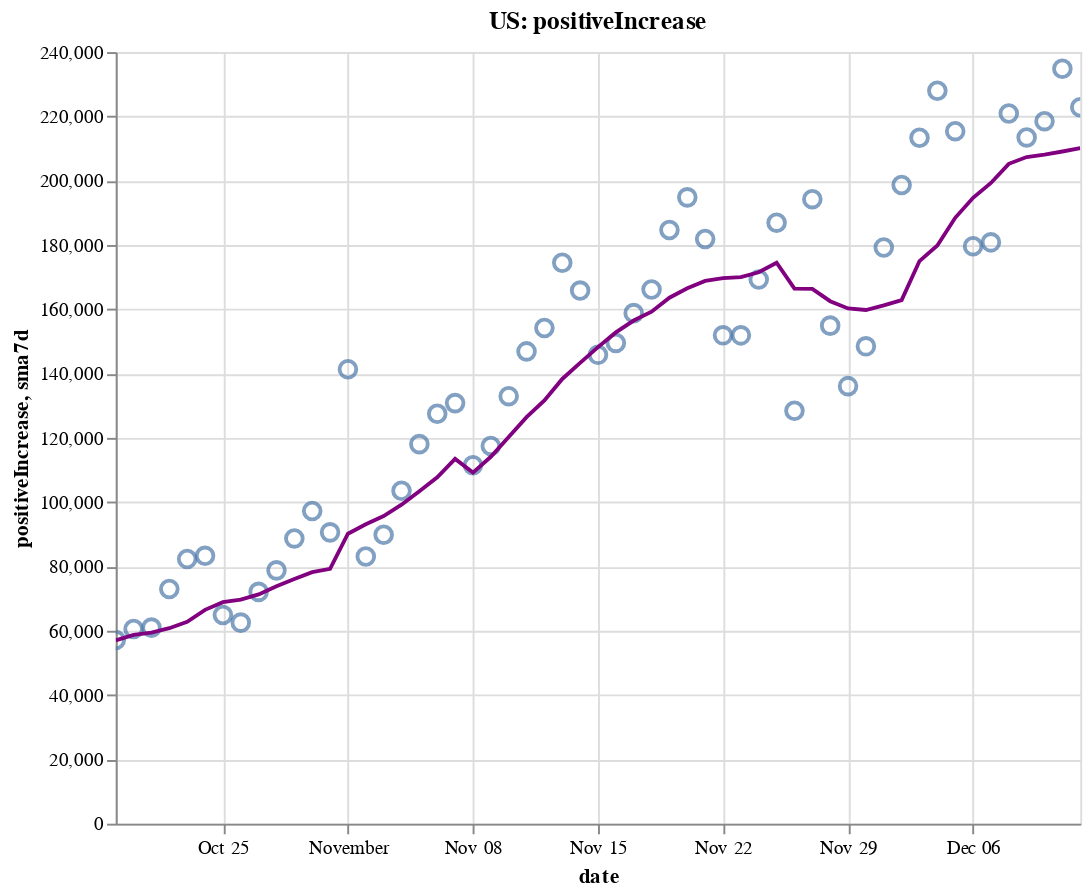

Here is the notebook cell this chart was saved with:
### Code cell
create_plot(us, 'positiveIncrease')

### Figure 1 — Vega-Lite specification as saved in the notebook (floating-point values rounded to 4 significant figures)
{"config": {"view": {"continuousWidth": 400, "continuousHeight": 300}}, "layer": [{"layer": [{"mark": {"type": "point", "size": 75}, "encoding": {"tooltip": [{"type": "temporal", "field": "date"}, {"type": "quantitative", "field": "positiveIncrease"}, {"type": "quantitative", "field": "sma7d"}], "x": {"type": "temporal", "field": "date"}, "y": {"type": "quantitative", "field": "positiveIncrease"}}, "selection": {"selector002": {"type": "interval", "bind": "scales", "encodings": ["x", "y"]}}}, {"mark": {"type": "line", "color": "purple"}, "encoding": {"x": {"type": "temporal", "field": "date"}, "y": {"type": "quantitative", "field": "sma7d"}}}]}, {"mark": {"type": "rule", "color": "#aaa"}, "encoding": {"x": {"type": "temporal", "field": "date"}}, "transform": [{"filter": {"selection": "selector001"}}]}, {"mark": "circle", "encoding": {"opacity": {"condition": {"value": 1, "selection": "selector001"}, "value": 0}, "tooltip": [{"type": "temporal", "field": "date"}, {"type": "quantitative", "field": "positiveIncrease"}, {"type": "quantitative", "field": "sma7d"}], "x": {"type": "temporal", "field": "date"}, "y": {"type": "quantitative", "field": "positiveIncrease"}}, "selection": {"selector001": {"type": "single", "encodings": ["x"], "on": "mouseover", "nearest": true, "empty": "none"}}}, {"mark": {"type": "text", "align": "left", "dx": 5, "dy": -5, "stroke": "white", "strokeWidth": 2}, "encoding": {"text": {"type": "quantitative", "field": "positiveIncrease"}, "tooltip": [{"type": "temporal", "field": "date"}, {"type": "quantitative", "field": "positiveIncrease"}, {"type": "quantitative", "field": "sma7d"}], "x": {"type": "temporal", "field": "date"}, "y": {"type": "quantitative", "field": "positiveIncrease"}}, "transform": [{"filter": {"selection": "selector001"}}]}, {"mark": {"type": "text", "align": "left", "dx": 5, "dy": -5}, "encoding": {"text": {"type": "quantitative", "field": "positiveIncrease"}, "tooltip": [{"type": "temporal", "field": "date"}, {"type": "quantitative", "field": "positiveIncrease"}, {"type": "quantitative", "field": "sma7d"}], "x": {"type": "temporal", "field": "date"}, "y": {"type": "quantitative", "field": "positiveIncrease"}}, "transform": [{"filter": {"selection": "selector001"}}]}], "data": {"name": "data-03fd9e5b4b9e6ab155228e1a14e9186d"}, "height": 400, "title": "US: positiveIncrease", "width": 500, "$schema": "https://vega.github.io/schema/vega-lite/v4.8.1.json", "datasets": {"data-03fd9e5b4b9e6ab155228e1a14e9186d": [{"date": "2020-10-19T00:00:00", "totalTestResultsIncrease": 1142000.0, "positiveIncrease": 57110.0, "death": 212100.0, "deathIncrease": 451.0, "positiveRate": 0.05, "state": "US", "sma7d": 57010.0}, {"date": "2020-10-20T00:00:00", "totalTestResultsIncrease": 978100.0, "positiveIncrease": 60570.0, "death": 212900.0, "deathIncrease": 830.0, "positiveRate": 0.062, "state": "US", "sma7d": 58740.0}, {"date": "2020-10-21T00:00:00", "totalTestResultsIncrease": 965900.0, "positiveIncrease": 60980.0, "death": 213900.0, "deathIncrease": 1025.0, "positiveRate": 0.063, "state": "US", "sma7d": 59420.0}, {"date": "2020-10-22T00:00:00", "totalTestResultsIncrease": 1255000.0, "positiveIncrease": 73000.0, "death": 215100.0, "deathIncrease": 1126.0, "positiveRate": 0.058, "state": "US", "sma7d": 60790.0}, {"date": "2020-10-23T00:00:00", "totalTestResultsIncrease": 1405000.0, "positiveIncrease": 82340.0, "death": 216000.0, "deathIncrease": 941.0, "positiveRate": 0.059, "state": "US", "sma7d": 62810.0}, {"date": "2020-10-24T00:00:00", "totalTestResultsIncrease": 1342000.0, "positiveIncrease": 83320.0, "death": 216900.0, "deathIncrease": 897.0, "positiveRate": 0.062, "state": "US", "sma7d": 66510.0}, {"date": "2020-10-25T00:00:00", "totalTestResultsIncrease": 1197000.0, "positiveIncrease": 64900.0, "death": 217300.0, "deathIncrease": 387.0, "positiveRate": 0.054, "state": "US", "sma7d": 68890.0}, {"date": "2020-10-26T00:00:00", "totalTestResultsIncrease": 1215000.0, "positiveIncrease": 62540.0, "death": 217700.0, "deathIncrease": 399.0, "positiveRate": 0.051, "state": "US", "sma7d": 69660.0}, {"date": "2020-10-27T00:00:00", "totalTestResultsIncrease": 1097000.0, "positiveIncrease": 72100.0, "death": 218600.0, "deathIncrease": 929.0, "positiveRate": 0.066, "state": "US", "sma7d": 71310.0}, {"date": "2020-10-28T00:00:00", "totalTestResultsIncrease": 1129000.0, "positiveIncrease": 78790.0, "death": 219700.0, "deathIncrease": 1045.0, "positiveRate": 0.07, "state": "US", "sma7d": 73860.0}, {"date": "2020-10-29T00:00:00", "totalTestResultsIncrease": 1355000.0, "positiveIncrease": 88730.0, "death": 220700.0, "deathIncrease": 1055.0, "positiveRate": 0.065, "state": "US", "sma7d": 76100.0}, {"date": "2020-10-30T00:00:00", "totalTestResultsIncrease": 1389000.0, "positiveIncrease": 97260.0, "death": 221700.0, "deathIncrease": 947.0, "positiveRate": 0.07, "state": "US", "sma7d": 78230.0}, {"date": "2020-10-31T00:00:00", "totalTestResultsIncrease": 1422000.0, "positiveIncrease": 90610.0, "death": 222600.0, "deathIncrease": 970.0, "positiveRate": 0.064, "state": "US", "sma7d": 79280.0}, {"date": "2020-11-01T00:00:00", "totalTestResultsIncrease": 1203000.0, "positiveIncrease": 141300.0, "death": 223000.0, "deathIncrease": 398.0, "positiveRate": 0.117, "state": "US", "sma7d": 90200.0}, {"date": "2020-11-02T00:00:00", "totalTestResultsIncrease": 1338000.0, "positiveIncrease": 83100.0, "death": 223500.0, "deathIncrease": 474.0, "positiveRate": 0.062, "state": "US", "sma7d": 93130.0}, {"date": "2020-11-03T00:00:00", "totalTestResultsIncrease": 1162000.0, "positiveIncrease": 89860.0, "death": 225000.0, "deathIncrease": 1525.0, "positiveRate": 0.077, "state": "US", "sma7d": 95670.0}, {"date": "2020-11-04T00:00:00", "totalTestResultsIncrease": 1257000.0, "positiveIncrease": 103600.0, "death": 226200.0, "deathIncrease": 1126.0, "positiveRate": 0.082, "state": "US", "sma7d": 99210.0}, {"date": "2020-11-05T00:00:00", "totalTestResultsIncrease": 1598000.0, "positiveIncrease": 118100.0, "death": 227300.0, "deathIncrease": 1155.0, "positiveRate": 0.074, "state": "US", "sma7d": 103400.0}, {"date": "2020-11-06T00:00:00", "totalTestResultsIncrease": 1595000.0, "positiveIncrease": 127500.0, "death": 228500.0, "deathIncrease": 1186.0, "positiveRate": 0.08, "state": "US", "sma7d": 107700.0}, {"date": "2020-11-07T00:00:00", "totalTestResultsIncrease": 1440000.0, "positiveIncrease": 130800.0, "death": 229600.0, "deathIncrease": 1132.0, "positiveRate": 0.091, "state": "US", "sma7d": 113500.0}, {"date": "2020-11-08T00:00:00", "totalTestResultsIncrease": 1268000.0, "positiveIncrease": 111500.0, "death": 230100.0, "deathIncrease": 501.0, "positiveRate": 0.088, "state": "US", "sma7d": 109200.0}, {"date": "2020-11-09T00:00:00", "totalTestResultsIncrease": 1525000.0, "positiveIncrease": 117500.0, "death": 230700.0, "deathIncrease": 580.0, "positiveRate": 0.077, "state": "US", "sma7d": 114100.0}, {"date": "2020-11-10T00:00:00", "totalTestResultsIncrease": 1281000.0, "positiveIncrease": 133000.0, "death": 232100.0, "deathIncrease": 1357.0, "positiveRate": 0.104, "state": "US", "sma7d": 120300.0}, {"date": "2020-11-11T00:00:00", "totalTestResultsIncrease": 1459000.0, "positiveIncrease": 146900.0, "death": 233700.0, "deathIncrease": 1579.0, "positiveRate": 0.101, "state": "US", "sma7d": 126500.0}, {"date": "2020-11-12T00:00:00", "totalTestResultsIncrease": 1500000.0, "positiveIncrease": 154200.0, "death": 234800.0, "deathIncrease": 1111.0, "positiveRate": 0.103, "state": "US", "sma7d": 131600.0}, {"date": "2020-11-13T00:00:00", "totalTestResultsIncrease": 1733000.0, "positiveIncrease": 174500.0, "death": 236100.0, "deathIncrease": 1304.0, "positiveRate": 0.101, "state": "US", "sma7d": 138300.0}, {"date": "2020-11-14T00:00:00", "totalTestResultsIncrease": 1691000.0, "positiveIncrease": 165800.0, "death": 237400.0, "deathIncrease": 1352.0, "positiveRate": 0.098, "state": "US", "sma7d": 143300.0}, {"date": "2020-11-15T00:00:00", "totalTestResultsIncrease": 1634000.0, "positiveIncrease": 145800.0, "death": 238100.0, "deathIncrease": 708.0, "positiveRate": 0.089, "state": "US", "sma7d": 148200.0}, {"date": "2020-11-16T00:00:00", "totalTestResultsIncrease": 1499000.0, "positiveIncrease": 149500.0, "death": 238700.0, "deathIncrease": 609.0, "positiveRate": 0.1, "state": "US", "sma7d": 152800.0}, {"date": "2020-11-17T00:00:00", "totalTestResultsIncrease": 1550000.0, "positiveIncrease": 158800.0, "death": 240300.0, "deathIncrease": 1562.0, "positiveRate": 0.102, "state": "US", "sma7d": 156500.0}, {"date": "2020-11-18T00:00:00", "totalTestResultsIncrease": 1585000.0, "positiveIncrease": 166200.0, "death": 242200.0, "deathIncrease": 1882.0, "positiveRate": 0.105, "state": "US", "sma7d": 159300.0}, {"date": "2020-11-19T00:00:00", "totalTestResultsIncrease": 1867000.0, "positiveIncrease": 184700.0, "death": 244200.0, "deathIncrease": 2020.0, "positiveRate": 0.099, "state": "US", "sma7d": 163600.0}, {"date": "2020-11-20T00:00:00", "totalTestResultsIncrease": 1959000.0, "positiveIncrease": 194800.0, "death": 246100.0, "deathIncrease": 1894.0, "positiveRate": 0.099, "state": "US", "sma7d": 166500.0}, {"date": "2020-11-21T00:00:00", "totalTestResultsIncrease": 2048000.0, "positiveIncrease": 181900.0, "death": 247600.0, "deathIncrease": 1554.0, "positiveRate": 0.089, "state": "US", "sma7d": 168800.0}, {"date": "2020-11-22T00:00:00", "totalTestResultsIncrease": 1761000.0, "positiveIncrease": 151900.0, "death": 248600.0, "deathIncrease": 917.0, "positiveRate": 0.086, "state": "US", "sma7d": 169700.0}, {"date": "2020-11-23T00:00:00", "totalTestResultsIncrease": 1772000.0, "positiveIncrease": 151900.0, "death": 249400.0, "deathIncrease": 858.0, "positiveRate": 0.086, "state": "US", "sma7d": 170000.0}, {"date": "2020-11-24T00:00:00", "totalTestResultsIncrease": 1853000.0, "positiveIncrease": 169300.0, "death": 251500.0, "deathIncrease": 2106.0, "positiveRate": 0.091, "state": "US", "sma7d": 171500.0}, {"date": "2020-11-25T00:00:00", "totalTestResultsIncrease": 1776000.0, "positiveIncrease": 186900.0, "death": 253800.0, "deathIncrease": 2280.0, "positiveRate": 0.105, "state": "US", "sma7d": 174500.0}, {"date": "2020-11-26T00:00:00", "totalTestResultsIncrease": 1220000.0, "positiveIncrease": 128400.0, "death": 255200.0, "deathIncrease": 1387.0, "positiveRate": 0.105, "state": "US", "sma7d": 166400.0}, {"date": "2020-11-27T00:00:00", "totalTestResultsIncrease": 2132000.0, "positiveIncrease": 194200.0, "death": 256600.0, "deathIncrease": 1392.0, "positiveRate": 0.091, "state": "US", "sma7d": 166400.0}, {"date": "2020-11-28T00:00:00", "totalTestResultsIncrease": 1740000.0, "positiveIncrease": 154900.0, "death": 257800.0, "deathIncrease": 1251.0, "positiveRate": 0.089, "state": "US", "sma7d": 162500.0}, {"date": "2020-11-29T00:00:00", "totalTestResultsIncrease": 1299000.0, "positiveIncrease": 136100.0, "death": 258700.0, "deathIncrease": 823.0, "positiveRate": 0.105, "state": "US", "sma7d": 160300.0}, {"date": "2020-11-30T00:00:00", "totalTestResultsIncrease": 1620000.0, "positiveIncrease": 148500.0, "death": 259700.0, "deathIncrease": 1035.0, "positiveRate": 0.092, "state": "US", "sma7d": 159800.0}, {"date": "2020-12-01T00:00:00", "totalTestResultsIncrease": 1447000.0, "positiveIncrease": 179200.0, "death": 262200.0, "deathIncrease": 2506.0, "positiveRate": 0.124, "state": "US", "sma7d": 161200.0}, {"date": "2020-12-02T00:00:00", "totalTestResultsIncrease": 1499000.0, "positiveIncrease": 198700.0, "death": 265000.0, "deathIncrease": 2804.0, "positiveRate": 0.132, "state": "US", "sma7d": 162900.0}, {"date": "2020-12-03T00:00:00", "totalTestResultsIncrease": 1865000.0, "positiveIncrease": 213400.0, "death": 267800.0, "deathIncrease": 2825.0, "positiveRate": 0.114, "state": "US", "sma7d": 175000.0}, {"date": "2020-12-04T00:00:00", "totalTestResultsIncrease": 1884000.0, "positiveIncrease": 228000.0, "death": 270400.0, "deathIncrease": 2573.0, "positiveRate": 0.121, "state": "US", "sma7d": 179800.0}, {"date": "2020-12-05T00:00:00", "totalTestResultsIncrease": 2234000.0, "positiveIncrease": 215400.0, "death": 272900.0, "deathIncrease": 2480.0, "positiveRate": 0.096, "state": "US", "sma7d": 188500.0}, {"date": "2020-12-06T00:00:00", "totalTestResultsIncrease": 1663000.0, "positiveIncrease": 179600.0, "death": 274000.0, "deathIncrease": 1145.0, "positiveRate": 0.108, "state": "US", "sma7d": 194700.0}, {"date": "2020-12-07T00:00:00", "totalTestResultsIncrease": 1774000.0, "positiveIncrease": 180800.0, "death": 275300.0, "deathIncrease": 1297.0, "positiveRate": 0.102, "state": "US", "sma7d": 199300.0}, {"date": "2020-12-08T00:00:00", "totalTestResultsIncrease": 1634000.0, "positiveIncrease": 220900.0, "death": 278000.0, "deathIncrease": 2697.0, "positiveRate": 0.135, "state": "US", "sma7d": 205200.0}, {"date": "2020-12-09T00:00:00", "totalTestResultsIncrease": 1825000.0, "positiveIncrease": 213500.0, "death": 281200.0, "deathIncrease": 3170.0, "positiveRate": 0.117, "state": "US", "sma7d": 207400.0}, {"date": "2020-12-10T00:00:00", "totalTestResultsIncrease": 1958000.0, "positiveIncrease": 218500.0, "death": 284300.0, "deathIncrease": 3115.0, "positiveRate": 0.112, "state": "US", "sma7d": 208100.0}, {"date": "2020-12-11T00:00:00", "totalTestResultsIncrease": 2098000.0, "positiveIncrease": 234800.0, "death": 287100.0, "deathIncrease": 2749.0, "positiveRate": 0.112, "state": "US", "sma7d": 209100.0}, {"date": "2020-12-12T00:00:00", "totalTestResultsIncrease": 1897000.0, "positiveIncrease": 222800.0, "death": 289400.0, "deathIncrease": 2459.0, "positiveRate": 0.117, "state": "US", "sma7d": 210100.0}]}}
